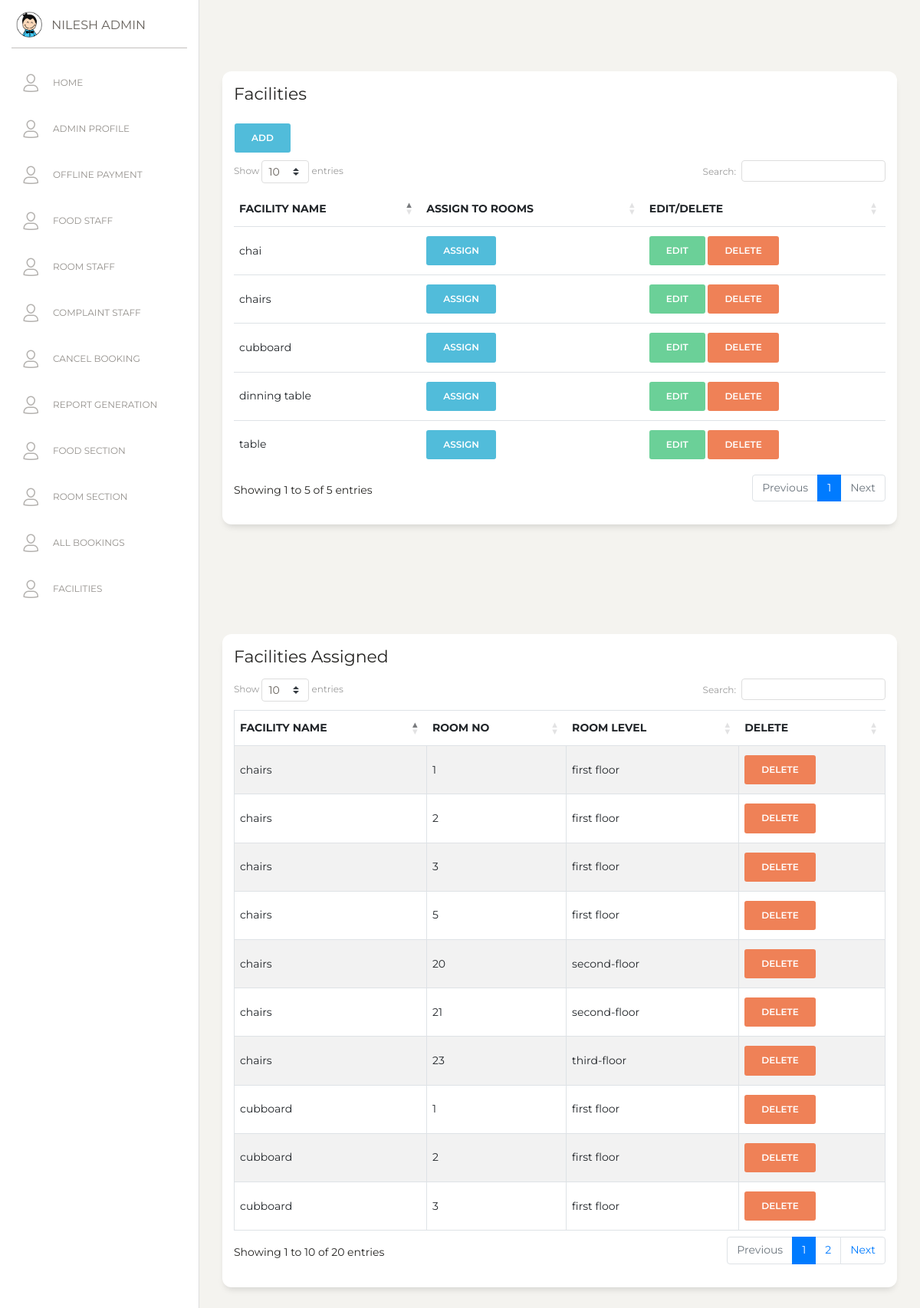
The page /staff/facilities.php (signed in) on the database its author committed.
### tables this page shows
CREATE TABLE `staffs` (
  `s_id` bigint unsigned NOT NULL AUTO_INCREMENT,
  `s_f_name` varchar(255) DEFAULT NULL,
  `s_l_name` varchar(255) DEFAULT NULL,
  `s_e_mail` varchar(255) NOT NULL,
  `s_status` char(1) NOT NULL,
  `s_type_id` bigint unsigned NOT NULL,
  `s_password` varchar(255) NOT NULL,
  `s_created_at` timestamp NULL DEFAULT NULL,
  PRIMARY KEY (`s_id`),
  UNIQUE KEY `users_email_unique` (`s_e_mail`),
  KEY `s_type_id` (`s_type_id`),
  CONSTRAINT `staffs_ibfk_1` FOREIGN KEY (`s_type_id`) REFERENCES `staff_type` (`s_type_id`)
);

CREATE TABLE `facility` (
  `facility_id` int NOT NULL AUTO_INCREMENT,
  `facility_name` varchar(45) DEFAULT NULL,
  PRIMARY KEY (`facility_id`),
  UNIQUE KEY `facility_name_UNIQUE` (`facility_name`)
);

CREATE TABLE `rooms` (
  `ROOM_ID` int NOT NULL AUTO_INCREMENT,
  `ROOM_LEVEL` varchar(255) NOT NULL,
  `ROOM_STATUS` varchar(255) NOT NULL,
  `ROOM_TYPE_ID` int NOT NULL,
  PRIMARY KEY (`ROOM_ID`)
);

### staff/facilities.php (the view, shortened to what this page needs)
<?php
include '../connection.php';
?>
<!DOCTYPE html>
<html lang="en">
<head>
    <link href="https://maxcdn.bootstrapcdn.com/font-awesome/latest/css/font-awesome.min.css" rel="stylesheet">
    <link href="../assets/css/bootstrap.min.css" rel="stylesheet" />
    <link href="../assets/css/paper-dashboard.css?v=2.0.1" rel="stylesheet" />
    <link href="../assets/demo/demo.css" rel="stylesheet" />
    <link rel="stylesheet" href="https://cdn.datatables.net/1.10.23/css/dataTables.bootstrap4.min.css">
</head>
<body>
    <div class="wrapper ">
        <?php include_once '../partials/sidebar.php' ?>
        <div class="main-panel">
            <div class="content">
                <div class="row">
                    <div class="col-lg-12">
                        <div class="card">
                            <div class="card-body">
                                <h5 class="card-title">Facilities</h5>
                                <button type="button" class="btn btn-info facility_add">Add</button>
                                <div class="table-responsive">
                                    <table class="table table-centered table-nowrap table-hover mb-0" id="futureStaff">
                                        <thead>
                                            <tr>
                                                <th>Facility Name</th>
                                                <th>Assign To Rooms</th>
                                                <th>Edit/Delete</th>
                                            </tr>
                                        </thead>
                                        <tbody>
                                            <?php $sql = "SELECT * FROM facility";
                                            $result = mysqli_query($conn, $sql);
                                            while ($data = mysqli_fetch_assoc($result)) { ?>
                                                <tr>
                                                    <td><?php echo $data['facility_name'] ?></td>
                                                    <td>
                                                        <a href="./facilityassign.php?facility_id=<?php echo $data['facility_id'] ?>" class="btn btn-info">Assign</a>
                                                    </td>
                                                    <td>
                                                        <form action="" method="post">
                                                            <input type="submit" class="btn btn-success facility_edit" value="Edit">
                                                            <input type="submit" class="btn btn-danger" name="facility_delete" value="Delete">
                                                        </form>
                                                    </td>
                                                </tr>
                                            <?php } ?>
                                        </tbody>
                                    </table>
                                </div>
                            </div>
                        </div>
                    </div>
                </div>
            </div>
            <div class="content">
                <div class="row">
                    <div class="col-lg-12">
                        <div class="card">
                            <div class="card-body">
                                <h5 class="card-title">Facilities Assigned</h5>
                                <div class="table-responsive">
                                    <table id="currentStaff" class="table table-striped table-bordered" style="width:100%">
                                        <thead>
                                            <tr>
                                                <th>Facility Name</th>
                                                <th>Room No</th>
                                                <th>Room Level</th>
                                                <th>Delete</th>
                                            </tr>
                                        </thead>
                                        <tbody>
                                            <?php
                                            $sql = "SELECT fr.id,rooms.room_id,rooms.room_level,facility.facility_name FROM `facility-room` AS fr INNER JOIN facility ON fr.facility_id = facility.facility_id INNER JOIN rooms ON fr.room_id = rooms.room_id";
                                            $result = mysqli_query($conn, $sql);
                                            while ($data = mysqli_fetch_assoc($result)) { ?>
                                                <tr>
                                                    <td> <?php echo $data['facility_name']; ?> </td>
                                                    <td> <?php echo $data['room_id']; ?> </td>
                                                    <td> <?php echo $data['room_level']; ?> </td>
                                                    <td>
                                                        <form action="" method="post">
                                                            <input type="submit" class="btn btn-danger" name="facility_assigned_delete" value="Delete">
                                                        </form>
                                                    </td>
                                                </tr>
                                            <?php } ?>
                                        </tbody>
                                    </table>
                                </div>
                            </div>
                        </div>
                    </div>
                </div>
            </div>
        </div>
    </div>
</body>
</html>

### partials/sidebar.php (shortened to what this page needs)
<div class="sidebar" data-color="white" data-active-color="danger">
    <div class="logo">
        <a href="https://www.creative-tim.com" class="simple-text logo-mini">
            <div class="logo-image-small">
                <img src="../assets/img/logo-small.png">
            </div>
        </a>
        <a href="" class="simple-text logo-normal">
            <?php $email = $_SESSION['staff'];
            $sql = "SELECT * FROM staffs inner join staff_type on staffs.s_type_id=staff_type.s_type_id where s_e_mail='$email'";
            $result = mysqli_query($conn, $sql);
            $row = mysqli_fetch_assoc($result);
            echo $row['s_f_name'] . " " . $row['s_l_name'];
            ?>
        </a>
    </div>
    <div class="sidebar-wrapper">
        <ul class="nav">
            <li class="">
                <a href="../index.php">
                    <i class="nc-icon nc-single-02"></i>
                    <p>Home</p>
                </a>
            </li>
            <li class="">
                <a href="./admin.php">
                    <i class="nc-icon nc-single-02"></i>
                    <p>Admin Profile</p>
                </a>
            </li>
             <?php if ($_SESSION['staff_type_id'] == '1') { ?>
                <li class="">
                    <a href="./offlinepayment.php">
                        <i class="nc-icon nc-single-02"></i>
                        <p>Offline Payment</p>
                    </a>
                </li>
            <?php } ?>
            <?php if ($_SESSION['staff_type_id'] == '1') { ?>
                <li class="">
                    <a href="./foodstaff.php">
                        <i class="nc-icon nc-single-02"></i>
                        <p>Food Staff</p>
                    </a>
                </li>
            <?php } ?>
            <?php if ($_SESSION['staff_type_id'] == '1') { ?>
                <li class="">
                    <a href="./roomstaff.php">
                        <i class="nc-icon nc-single-02"></i>
                        <p>Room Staff</p>
                    </a>
                </li>
            <?php } ?>
            <?php if ($_SESSION['staff_type_id'] == '1') { ?>
                <li class="">
                    <a href="./complaintstaff.php">
                        <i class="nc-icon nc-single-02"></i>
                        <p>Complaint Staff</p>
                    </a>
                </li>
            <?php } ?>
            <?php if ($_SESSION['staff_type_id'] == '1') { ?>
                <li class="">
                    <a href="./cancelbooking.php">
                        <i class="nc-icon nc-single-02"></i>
                        <p>Cancel Booking</p>
                    </a>
                </li>
            <?php } ?>
            <?php if ($_SESSION['staff_type_id'] == '1') { ?>
                <li class="">
                    <a href="./reportgeneration.php">
                        <i class="nc-icon nc-single-02"></i>
                        <p>Report Generation</p>
                    </a>
                </li>
            <?php } ?>
            <?php if ($_SESSION['staff_type_id'] == '1' || $_SESSION['staff_type_id'] == '3') { ?>
                <li class="">
                    <a href="./foodsection.php">
                        <i class="nc-icon nc-single-02"></i>
                        <p>Food Section</p>
                    </a>
                </li>
            <?php } ?>
            <?php if ($_SESSION['staff_type_id'] == '1'  || $_SESSION['staff_type_id'] == '2') { ?>
                <li class="">
                    <a href="./roomsection.php">
                        <i class="nc-icon nc-single-02"></i>
                        <p>Room Section</p>
                    </a>
                </li>
            <?php } ?>
            <?php if ($_SESSION['staff_type_id'] == '1'  || $_SESSION['staff_type_id'] == '2') { ?>
                <li class="">
                    <a href="./allbookings.php">
                        <i class="nc-icon nc-single-02"></i>
                        <p>All Bookings</p>
                    </a>
                </li>
            <?php } ?>
            <?php if ($_SESSION['staff_type_id'] == '1'  || $_SESSION['staff_type_id'] == '2') { ?>
                <li class="">
                    <a href="./facilities.php">
                        <i class="nc-icon nc-single-02"></i>
                        <p>Facilities</p>
                    </a>
                </li>
            <?php } ?>
        </ul>
    </div>
</div>

### rows shown on the page
staffs: s_f_name "NILESH", s_l_name "ADMIN"
facility: facility_name "chai"
facility: facility_name "chairs"
facility: facility_name "cubboard"
facility: facility_name "dinning table"
facility: facility_name "table"
facility-room: facility.facility_name "chairs", room.ROOM_ID "1", room.ROOM_LEVEL "first floor"
facility-room: facility.facility_name "chairs", room.ROOM_ID "2", room.ROOM_LEVEL "first floor"
facility-room: facility.facility_name "cubboard", room.ROOM_ID "1", room.ROOM_LEVEL "first floor"
facility-room: facility.facility_name "cubboard", room.ROOM_ID "2", room.ROOM_LEVEL "first floor"
facility-room: facility.facility_name "cubboard", room.ROOM_ID "3", room.ROOM_LEVEL "first floor"
facility-room: facility.facility_name "chairs", room.ROOM_ID "3", room.ROOM_LEVEL "first floor"
facility-room: facility.facility_name "chairs", room.ROOM_ID "5", room.ROOM_LEVEL "first floor"
facility-room: facility.facility_name "chairs", room.ROOM_ID "20", room.ROOM_LEVEL "second-floor"
facility-room: facility.facility_name "chairs", room.ROOM_ID "21", room.ROOM_LEVEL "second-floor"
facility-room: facility.facility_name "chairs", room.ROOM_ID "23", room.ROOM_LEVEL "third-floor"
